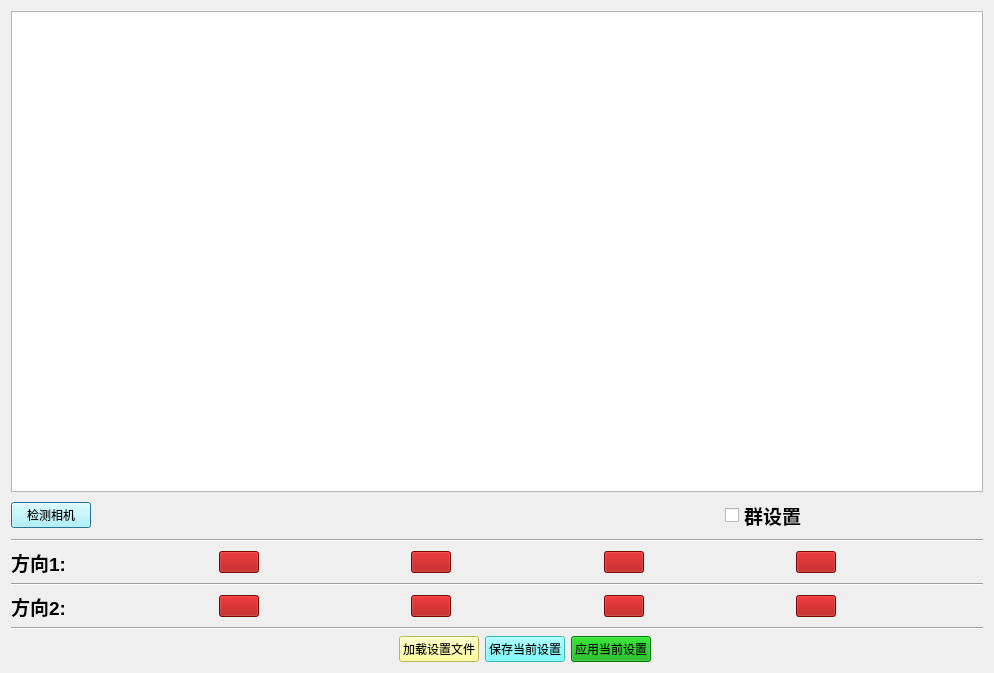
<?xml version="1.0" encoding="UTF-8"?>
<ui version="4.0">
 <class>CameraDetectDialog</class>
 <widget class="QDialog" name="CameraDetectDialog">
  <property name="geometry">
   <rect>
    <x>0</x>
    <y>0</y>
    <width>994</width>
    <height>673</height>
   </rect>
  </property>
  <property name="sizePolicy">
   <sizepolicy hsizetype="Maximum" vsizetype="Maximum">
    <horstretch>0</horstretch>
    <verstretch>0</verstretch>
   </sizepolicy>
  </property>
  <property name="windowTitle">
   <string>Dialog</string>
  </property>
  <layout class="QVBoxLayout" name="verticalLayout" stretch="4,1,1,1,1,1,1,2">
   <item>
    <widget class="QTextEdit" name="m_DetectedInfo"/>
   </item>
   <item>
    <layout class="QHBoxLayout" name="horizontalLayout">
     <item>
      <widget class="QPushButton" name="m_DetectCamBtn">
       <property name="styleSheet">
        <string notr="true">color: rgb(0, 0, 0);
background-color: rgb(170, 255, 255);
font: 14pt &quot;Arial&quot;;</string>
       </property>
       <property name="text">
        <string>检测相机</string>
       </property>
      </widget>
     </item>
     <item>
      <spacer name="horizontalSpacer_10">
       <property name="orientation">
        <enum>Qt::Horizontal</enum>
       </property>
       <property name="sizeHint" stdset="0">
        <size>
         <width>628</width>
         <height>20</height>
        </size>
       </property>
      </spacer>
     </item>
     <item>
      <widget class="QCheckBox" name="m_GroupSetting">
       <property name="font">
        <font>
         <pointsize>14</pointsize>
         <weight>75</weight>
         <italic>false</italic>
         <bold>true</bold>
         <underline>false</underline>
         <stylestrategy>PreferAntialias</stylestrategy>
        </font>
       </property>
       <property name="text">
        <string>群设置</string>
       </property>
      </widget>
     </item>
     <item>
      <spacer name="horizontalSpacer_14">
       <property name="orientation">
        <enum>Qt::Horizontal</enum>
       </property>
       <property name="sizeHint" stdset="0">
        <size>
         <width>40</width>
         <height>20</height>
        </size>
       </property>
      </spacer>
     </item>
    </layout>
   </item>
   <item>
    <widget class="Line" name="m_showLine1">
     <property name="orientation">
      <enum>Qt::Horizontal</enum>
     </property>
    </widget>
   </item>
   <item>
    <layout class="QHBoxLayout" name="horizontalLayout_2" stretch="0,0,0,0,0,0,0,0,0,0">
     <item>
      <widget class="QLabel" name="m_label1">
       <property name="font">
        <font>
         <pointsize>14</pointsize>
         <weight>75</weight>
         <bold>true</bold>
        </font>
       </property>
       <property name="text">
        <string>方向1:</string>
       </property>
      </widget>
     </item>
     <item>
      <spacer name="horizontalSpacer_5">
       <property name="orientation">
        <enum>Qt::Horizontal</enum>
       </property>
       <property name="sizeHint" stdset="0">
        <size>
         <width>108</width>
         <height>20</height>
        </size>
       </property>
      </spacer>
     </item>
     <item>
      <widget class="QPushButton" name="m_Cam1">
       <property name="sizePolicy">
        <sizepolicy hsizetype="Maximum" vsizetype="Fixed">
         <horstretch>0</horstretch>
         <verstretch>0</verstretch>
        </sizepolicy>
       </property>
       <property name="styleSheet">
        <string notr="true">background-color: rgb(170, 0, 0);</string>
       </property>
       <property name="text">
        <string/>
       </property>
      </widget>
     </item>
     <item>
      <spacer name="horizontalSpacer_2">
       <property name="orientation">
        <enum>Qt::Horizontal</enum>
       </property>
       <property name="sizeHint" stdset="0">
        <size>
         <width>108</width>
         <height>20</height>
        </size>
       </property>
      </spacer>
     </item>
     <item>
      <widget class="QPushButton" name="m_Cam2">
       <property name="sizePolicy">
        <sizepolicy hsizetype="Maximum" vsizetype="Fixed">
         <horstretch>0</horstretch>
         <verstretch>0</verstretch>
        </sizepolicy>
       </property>
       <property name="styleSheet">
        <string notr="true">background-color: rgb(170, 0, 0);</string>
       </property>
       <property name="text">
        <string/>
       </property>
      </widget>
     </item>
     <item>
      <spacer name="horizontalSpacer_3">
       <property name="orientation">
        <enum>Qt::Horizontal</enum>
       </property>
       <property name="sizeHint" stdset="0">
        <size>
         <width>108</width>
         <height>20</height>
        </size>
       </property>
      </spacer>
     </item>
     <item>
      <widget class="QPushButton" name="m_Cam3">
       <property name="sizePolicy">
        <sizepolicy hsizetype="Maximum" vsizetype="Fixed">
         <horstretch>0</horstretch>
         <verstretch>0</verstretch>
        </sizepolicy>
       </property>
       <property name="styleSheet">
        <string notr="true">background-color: rgb(170, 0, 0);</string>
       </property>
       <property name="text">
        <string/>
       </property>
      </widget>
     </item>
     <item>
      <spacer name="horizontalSpacer_4">
       <property name="orientation">
        <enum>Qt::Horizontal</enum>
       </property>
       <property name="sizeHint" stdset="0">
        <size>
         <width>80</width>
         <height>20</height>
        </size>
       </property>
      </spacer>
     </item>
     <item>
      <widget class="QPushButton" name="m_Cam4">
       <property name="sizePolicy">
        <sizepolicy hsizetype="Maximum" vsizetype="Fixed">
         <horstretch>0</horstretch>
         <verstretch>0</verstretch>
        </sizepolicy>
       </property>
       <property name="styleSheet">
        <string notr="true">color: rgb(170, 0, 0);
background-color: rgb(170, 0, 0);</string>
       </property>
       <property name="text">
        <string/>
       </property>
      </widget>
     </item>
     <item>
      <spacer name="horizontalSpacer_11">
       <property name="orientation">
        <enum>Qt::Horizontal</enum>
       </property>
       <property name="sizeHint" stdset="0">
        <size>
         <width>40</width>
         <height>20</height>
        </size>
       </property>
      </spacer>
     </item>
    </layout>
   </item>
   <item>
    <widget class="Line" name="m_showLine2">
     <property name="orientation">
      <enum>Qt::Horizontal</enum>
     </property>
    </widget>
   </item>
   <item>
    <layout class="QHBoxLayout" name="horizontalLayout_4">
     <item>
      <widget class="QLabel" name="m_label1_2">
       <property name="font">
        <font>
         <pointsize>14</pointsize>
         <weight>75</weight>
         <bold>true</bold>
        </font>
       </property>
       <property name="text">
        <string>方向2:</string>
       </property>
      </widget>
     </item>
     <item>
      <spacer name="horizontalSpacer_6">
       <property name="orientation">
        <enum>Qt::Horizontal</enum>
       </property>
       <property name="sizeHint" stdset="0">
        <size>
         <width>108</width>
         <height>20</height>
        </size>
       </property>
      </spacer>
     </item>
     <item>
      <widget class="QPushButton" name="m_Cam5">
       <property name="sizePolicy">
        <sizepolicy hsizetype="Maximum" vsizetype="Fixed">
         <horstretch>0</horstretch>
         <verstretch>0</verstretch>
        </sizepolicy>
       </property>
       <property name="styleSheet">
        <string notr="true">background-color: rgb(170, 0, 0);</string>
       </property>
       <property name="text">
        <string/>
       </property>
      </widget>
     </item>
     <item>
      <spacer name="horizontalSpacer_7">
       <property name="orientation">
        <enum>Qt::Horizontal</enum>
       </property>
       <property name="sizeHint" stdset="0">
        <size>
         <width>108</width>
         <height>20</height>
        </size>
       </property>
      </spacer>
     </item>
     <item>
      <widget class="QPushButton" name="m_Cam6">
       <property name="sizePolicy">
        <sizepolicy hsizetype="Maximum" vsizetype="Fixed">
         <horstretch>0</horstretch>
         <verstretch>0</verstretch>
        </sizepolicy>
       </property>
       <property name="styleSheet">
        <string notr="true">background-color: rgb(170, 0, 0);</string>
       </property>
       <property name="text">
        <string/>
       </property>
      </widget>
     </item>
     <item>
      <spacer name="horizontalSpacer_8">
       <property name="orientation">
        <enum>Qt::Horizontal</enum>
       </property>
       <property name="sizeHint" stdset="0">
        <size>
         <width>108</width>
         <height>20</height>
        </size>
       </property>
      </spacer>
     </item>
     <item>
      <widget class="QPushButton" name="m_Cam7">
       <property name="sizePolicy">
        <sizepolicy hsizetype="Maximum" vsizetype="Fixed">
         <horstretch>0</horstretch>
         <verstretch>0</verstretch>
        </sizepolicy>
       </property>
       <property name="styleSheet">
        <string notr="true">background-color: rgb(170, 0, 0);</string>
       </property>
       <property name="text">
        <string/>
       </property>
      </widget>
     </item>
     <item>
      <spacer name="horizontalSpacer_9">
       <property name="orientation">
        <enum>Qt::Horizontal</enum>
       </property>
       <property name="sizeHint" stdset="0">
        <size>
         <width>108</width>
         <height>20</height>
        </size>
       </property>
      </spacer>
     </item>
     <item>
      <widget class="QPushButton" name="m_Cam8">
       <property name="sizePolicy">
        <sizepolicy hsizetype="Maximum" vsizetype="Fixed">
         <horstretch>0</horstretch>
         <verstretch>0</verstretch>
        </sizepolicy>
       </property>
       <property name="styleSheet">
        <string notr="true">color: rgb(170, 0, 0);
background-color: rgb(170, 0, 0);</string>
       </property>
       <property name="text">
        <string/>
       </property>
      </widget>
     </item>
     <item>
      <spacer name="horizontalSpacer_12">
       <property name="orientation">
        <enum>Qt::Horizontal</enum>
       </property>
       <property name="sizeHint" stdset="0">
        <size>
         <width>40</width>
         <height>20</height>
        </size>
       </property>
      </spacer>
     </item>
    </layout>
   </item>
   <item>
    <widget class="Line" name="m_showLine3">
     <property name="orientation">
      <enum>Qt::Horizontal</enum>
     </property>
    </widget>
   </item>
   <item>
    <layout class="QHBoxLayout" name="horizontalLayout_3">
     <item>
      <spacer name="horizontalSpacer">
       <property name="orientation">
        <enum>Qt::Horizontal</enum>
       </property>
       <property name="sizeHint" stdset="0">
        <size>
         <width>388</width>
         <height>20</height>
        </size>
       </property>
      </spacer>
     </item>
     <item>
      <widget class="QPushButton" name="m_LoadSettingBtn">
       <property name="styleSheet">
        <string notr="true">color: rgb(0, 0, 0);
font: 14pt &quot;Arial&quot;;
background-color: rgb(255, 255, 127);</string>
       </property>
       <property name="text">
        <string>加载设置文件</string>
       </property>
      </widget>
     </item>
     <item>
      <widget class="QPushButton" name="m_SaveSettingBtn">
       <property name="whatsThis">
        <string>保存当前设置参数,下次可以直接调用</string>
       </property>
       <property name="styleSheet">
        <string notr="true">color: rgb(0, 0, 0);
background-color: rgb(85, 255, 255);
font: 14pt &quot;Arial&quot;;</string>
       </property>
       <property name="text">
        <string>保存当前设置</string>
       </property>
      </widget>
     </item>
     <item>
      <widget class="QPushButton" name="m_applyBtn">
       <property name="styleSheet">
        <string notr="true">background-color: rgb(0, 170, 0);
font: 14pt &quot;Arial&quot;;
color: rgb(0, 0, 0);</string>
       </property>
       <property name="text">
        <string>应用当前设置</string>
       </property>
      </widget>
     </item>
     <item>
      <spacer name="horizontalSpacer_13">
       <property name="orientation">
        <enum>Qt::Horizontal</enum>
       </property>
       <property name="sizeHint" stdset="0">
        <size>
         <width>40</width>
         <height>20</height>
        </size>
       </property>
      </spacer>
     </item>
    </layout>
   </item>
  </layout>
 </widget>
 <resources/>
 <connections/>
</ui>
